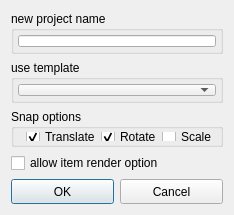
<?xml version="1.0" encoding="UTF-8"?>
<ui version="4.0">
 <class>Dialog</class>
 <widget class="QDialog" name="Dialog">
  <property name="geometry">
   <rect>
    <x>0</x>
    <y>0</y>
    <width>176</width>
    <height>212</height>
   </rect>
  </property>
  <property name="windowTitle">
   <string>Dialog</string>
  </property>
  <layout class="QVBoxLayout" name="verticalLayout">
   <item>
    <widget class="QGroupBox" name="p_groupBox">
     <property name="sizePolicy">
      <sizepolicy hsizetype="Preferred" vsizetype="Minimum">
       <horstretch>0</horstretch>
       <verstretch>0</verstretch>
      </sizepolicy>
     </property>
     <property name="minimumSize">
      <size>
       <width>0</width>
       <height>43</height>
      </size>
     </property>
     <property name="title">
      <string>new project name</string>
     </property>
     <layout class="QHBoxLayout" name="horizontalLayout">
      <property name="margin">
       <number>4</number>
      </property>
      <item>
       <widget class="QLineEdit" name="p_lineEdit"/>
      </item>
     </layout>
    </widget>
   </item>
   <item>
    <widget class="QGroupBox" name="t_groupBox">
     <property name="sizePolicy">
      <sizepolicy hsizetype="Preferred" vsizetype="Minimum">
       <horstretch>0</horstretch>
       <verstretch>0</verstretch>
      </sizepolicy>
     </property>
     <property name="minimumSize">
      <size>
       <width>0</width>
       <height>43</height>
      </size>
     </property>
     <property name="title">
      <string>use template</string>
     </property>
     <layout class="QHBoxLayout" name="horizontalLayout_2">
      <property name="margin">
       <number>4</number>
      </property>
      <item>
       <widget class="QComboBox" name="t_comboBox"/>
      </item>
     </layout>
    </widget>
   </item>
   <item>
    <widget class="QGroupBox" name="s_groupBox">
     <property name="sizePolicy">
      <sizepolicy hsizetype="Preferred" vsizetype="Minimum">
       <horstretch>0</horstretch>
       <verstretch>0</verstretch>
      </sizepolicy>
     </property>
     <property name="minimumSize">
      <size>
       <width>0</width>
       <height>38</height>
      </size>
     </property>
     <property name="title">
      <string>Snap options</string>
     </property>
     <layout class="QHBoxLayout" name="horizontalLayout_3">
      <property name="spacing">
       <number>0</number>
      </property>
      <property name="leftMargin">
       <number>12</number>
      </property>
      <property name="topMargin">
       <number>3</number>
      </property>
      <property name="rightMargin">
       <number>3</number>
      </property>
      <property name="bottomMargin">
       <number>3</number>
      </property>
      <item>
       <widget class="QCheckBox" name="t_checkBox">
        <property name="text">
         <string>Translate</string>
        </property>
        <property name="checked">
         <bool>true</bool>
        </property>
       </widget>
      </item>
      <item>
       <widget class="QCheckBox" name="r_checkBox">
        <property name="text">
         <string>Rotate</string>
        </property>
        <property name="checked">
         <bool>true</bool>
        </property>
       </widget>
      </item>
      <item>
       <widget class="QCheckBox" name="s_checkBox">
        <property name="text">
         <string>Scale</string>
        </property>
        <property name="checked">
         <bool>false</bool>
        </property>
       </widget>
      </item>
     </layout>
    </widget>
   </item>
   <item>
    <layout class="QHBoxLayout" name="c_horizontalLayout">
     <item>
      <widget class="QCheckBox" name="checkBox">
       <property name="text">
        <string>allow item render option</string>
       </property>
      </widget>
     </item>
    </layout>
   </item>
   <item>
    <layout class="QHBoxLayout" name="b_horizontalLayout">
     <item>
      <widget class="QPushButton" name="ok_pushButton">
       <property name="minimumSize">
        <size>
         <width>0</width>
         <height>25</height>
        </size>
       </property>
       <property name="text">
        <string>OK</string>
       </property>
      </widget>
     </item>
     <item>
      <widget class="QPushButton" name="c_pushButton">
       <property name="sizePolicy">
        <sizepolicy hsizetype="Minimum" vsizetype="Minimum">
         <horstretch>0</horstretch>
         <verstretch>0</verstretch>
        </sizepolicy>
       </property>
       <property name="minimumSize">
        <size>
         <width>0</width>
         <height>25</height>
        </size>
       </property>
       <property name="text">
        <string>Cancel</string>
       </property>
      </widget>
     </item>
    </layout>
   </item>
  </layout>
 </widget>
 <resources/>
 <connections/>
</ui>
